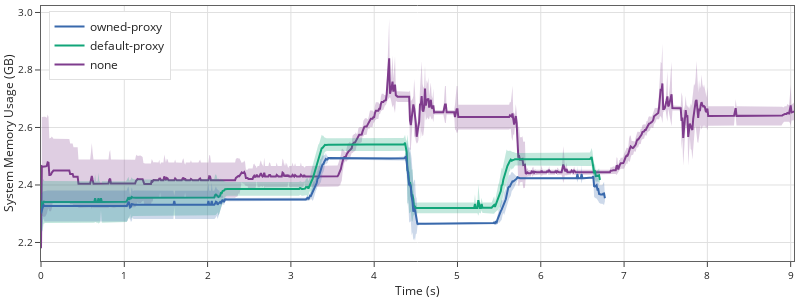

Notebook source saved alongside this figure:
### Markdown cell above
## Alderaan Testing Run

### Code cell
run_data, memory_log = load_data('../data/alderaan/2-memory-management')
memory_logs = extract_memory_logs(run_data, memory_log)

layout = dict(width=800, height=300)

fig = generate_figure(memory_logs, layout)
fig.show()

figure_dir = pathlib.Path('../figures/alderaan/')
figure_dir.mkdir(exist_ok=True)
fig.write_image(figure_dir / '2-memory-management.pdf')

### Figure 1 — Plotly figure (JSON) as saved in the notebook; plotly's stock layout.template omitted (floating-point values rounded to 4 significant figures; data arrays with more than 128 entries replaced by an {"elided": "..."} marker saying what was removed)
{"data": [{"line": {"color": "rgb(127, 60, 141)"}, "mode": "lines", "name": "none", "type": "scatter", "x": {"elided": "905 float values"}, "y": {"elided": "905 float values"}}, {"line": {"width": 0}, "marker": {"color": "#444"}, "mode": "lines", "name": "none-stdev-upper", "showlegend": false, "type": "scatter", "x": {"elided": "905 float values"}, "y": {"elided": "905 float values"}}, {"fill": "tonexty", "fillcolor": "rgba(127, 60, 141, 0.25)", "line": {"width": 0}, "marker": {"color": "#444"}, "mode": "lines", "name": "none-stdev-lower", "showlegend": false, "type": "scatter", "x": {"elided": "905 float values"}, "y": {"elided": "905 float values"}}, {"line": {"color": "rgb(17, 165, 121)"}, "mode": "lines", "name": "default-proxy", "type": "scatter", "x": {"elided": "672 float values"}, "y": {"elided": "672 float values"}}, {"line": {"width": 0}, "marker": {"color": "#444"}, "mode": "lines", "name": "default-proxy-stdev-upper", "showlegend": false, "type": "scatter", "x": {"elided": "672 float values"}, "y": {"elided": "672 float values"}}, {"fill": "tonexty", "fillcolor": "rgba(17, 165, 121, 0.25)", "line": {"width": 0}, "marker": {"color": "#444"}, "mode": "lines", "name": "default-proxy-stdev-lower", "showlegend": false, "type": "scatter", "x": {"elided": "672 float values"}, "y": {"elided": "672 float values"}}, {"line": {"color": "rgb(57, 105, 172)"}, "mode": "lines", "name": "owned-proxy", "type": "scatter", "x": {"elided": "678 float values"}, "y": {"elided": "678 float values"}}, {"line": {"width": 0}, "marker": {"color": "#444"}, "mode": "lines", "name": "owned-proxy-stdev-upper", "showlegend": false, "type": "scatter", "x": {"elided": "678 float values"}, "y": {"elided": "678 float values"}}, {"fill": "tonexty", "fillcolor": "rgba(57, 105, 172, 0.25)", "line": {"width": 0}, "marker": {"color": "#444"}, "mode": "lines", "name": "owned-proxy-stdev-lower", "showlegend": false, "type": "scatter", "x": {"elided": "678 float values"}, "y": {"elided": "678 float values"}}], "layout": {"height": 300, "legend": {"x": 0.01, "xanchor": "left", "y": 0.98, "yanchor": "top"}, "width": 800, "xaxis": {"autorange": true, "range": [0, 9.04], "title": {"text": "Time (s)"}, "type": "linear"}, "yaxis": {"autorange": true, "range": [2.136, 3.023], "tickformat": ".1f", "title": {"text": "System Memory Usage (GB)"}, "type": "linear"}}}
